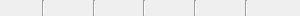
<?xml version="1.0" encoding="UTF-8"?>
<ui version="4.0">
 <class>StatusBarPanel</class>
 <widget class="QWidget" name="StatusBarPanel">
  <property name="geometry">
   <rect>
    <x>0</x>
    <y>0</y>
    <width>300</width>
    <height>16</height>
   </rect>
  </property>
  <property name="windowTitle">
   <string>Form</string>
  </property>
  <layout class="QHBoxLayout" name="horizontalLayout">
   <property name="leftMargin">
    <number>0</number>
   </property>
   <property name="topMargin">
    <number>0</number>
   </property>
   <property name="rightMargin">
    <number>0</number>
   </property>
   <property name="bottomMargin">
    <number>0</number>
   </property>
   <item>
    <widget class="QLabel" name="fileNameLabel">
     <property name="sizePolicy">
      <sizepolicy hsizetype="Minimum" vsizetype="Minimum">
       <horstretch>0</horstretch>
       <verstretch>0</verstretch>
      </sizepolicy>
     </property>
     <property name="toolTip">
      <string>Output file name.</string>
     </property>
     <property name="statusTip">
      <string>Output file name of the current page.</string>
     </property>
     <property name="text">
      <string/>
     </property>
     <property name="alignment">
      <set>Qt::AlignCenter</set>
     </property>
    </widget>
   </item>
   <item>
    <widget class="Line" name="fileNameLine">
     <property name="orientation">
      <enum>Qt::Vertical</enum>
     </property>
    </widget>
   </item>
   <item>
    <widget class="QLabel" name="zoneModeLabel">
     <property name="sizePolicy">
      <sizepolicy hsizetype="Minimum" vsizetype="Minimum">
       <horstretch>0</horstretch>
       <verstretch>0</verstretch>
      </sizepolicy>
     </property>
     <property name="minimumSize">
      <size>
       <width>16</width>
       <height>16</height>
      </size>
     </property>
     <property name="toolTip">
      <string>Zone creation mode.</string>
     </property>
     <property name="statusTip">
      <string>The type of a new zone created.</string>
     </property>
     <property name="alignment">
      <set>Qt::AlignRight|Qt::AlignTrailing|Qt::AlignVCenter</set>
     </property>
    </widget>
   </item>
   <item>
    <widget class="Line" name="zoneModeLine">
     <property name="orientation">
      <enum>Qt::Vertical</enum>
     </property>
    </widget>
   </item>
   <item>
    <widget class="QLabel" name="mousePosLabel">
     <property name="sizePolicy">
      <sizepolicy hsizetype="Minimum" vsizetype="Minimum">
       <horstretch>0</horstretch>
       <verstretch>0</verstretch>
      </sizepolicy>
     </property>
     <property name="minimumSize">
      <size>
       <width>0</width>
       <height>0</height>
      </size>
     </property>
     <property name="toolTip">
      <string>Mouse position.</string>
     </property>
     <property name="statusTip">
      <string>Mouse position relative to page.</string>
     </property>
     <property name="alignment">
      <set>Qt::AlignRight|Qt::AlignTrailing|Qt::AlignVCenter</set>
     </property>
    </widget>
   </item>
   <item>
    <widget class="Line" name="mousePosLine">
     <property name="orientation">
      <enum>Qt::Vertical</enum>
     </property>
    </widget>
   </item>
   <item>
    <widget class="QLabel" name="physSizeLabel">
     <property name="sizePolicy">
      <sizepolicy hsizetype="Minimum" vsizetype="Minimum">
       <horstretch>0</horstretch>
       <verstretch>0</verstretch>
      </sizepolicy>
     </property>
     <property name="minimumSize">
      <size>
       <width>0</width>
       <height>0</height>
      </size>
     </property>
     <property name="toolTip">
      <string>Image size.</string>
     </property>
     <property name="statusTip">
      <string>Image size in current units.</string>
     </property>
     <property name="alignment">
      <set>Qt::AlignCenter</set>
     </property>
     <property name="textInteractionFlags">
      <set>Qt::LinksAccessibleByMouse|Qt::TextSelectableByMouse</set>
     </property>
    </widget>
   </item>
   <item>
    <widget class="Line" name="physSizeLine">
     <property name="orientation">
      <enum>Qt::Vertical</enum>
     </property>
    </widget>
   </item>
   <item>
    <widget class="QLabel" name="pageNoLabel">
     <property name="sizePolicy">
      <sizepolicy hsizetype="Minimum" vsizetype="Minimum">
       <horstretch>0</horstretch>
       <verstretch>0</verstretch>
      </sizepolicy>
     </property>
     <property name="minimumSize">
      <size>
       <width>0</width>
       <height>0</height>
      </size>
     </property>
     <property name="toolTip">
      <string>Page number.</string>
     </property>
     <property name="statusTip">
      <string>Position of the selected page in current order.</string>
     </property>
     <property name="text">
      <string/>
     </property>
     <property name="alignment">
      <set>Qt::AlignCenter</set>
     </property>
     <property name="textInteractionFlags">
      <set>Qt::LinksAccessibleByMouse</set>
     </property>
    </widget>
   </item>
   <item>
    <widget class="Line" name="pageInfoLine">
     <property name="orientation">
      <enum>Qt::Vertical</enum>
     </property>
    </widget>
   </item>
   <item>
    <widget class="QLabel" name="pageInfoLabel">
     <property name="sizePolicy">
      <sizepolicy hsizetype="Minimum" vsizetype="Minimum">
       <horstretch>0</horstretch>
       <verstretch>0</verstretch>
      </sizepolicy>
     </property>
     <property name="minimumSize">
      <size>
       <width>0</width>
       <height>0</height>
      </size>
     </property>
     <property name="toolTip">
      <string>Page information.</string>
     </property>
     <property name="statusTip">
      <string>Page name and type.</string>
     </property>
     <property name="text">
      <string/>
     </property>
     <property name="alignment">
      <set>Qt::AlignCenter</set>
     </property>
    </widget>
   </item>
   <item>
    <spacer name="horizontalSpacer_2">
     <property name="orientation">
      <enum>Qt::Horizontal</enum>
     </property>
     <property name="sizeType">
      <enum>QSizePolicy::Fixed</enum>
     </property>
     <property name="sizeHint" stdset="0">
      <size>
       <width>10</width>
       <height>0</height>
      </size>
     </property>
    </spacer>
   </item>
  </layout>
 </widget>
 <resources/>
 <connections/>
</ui>
